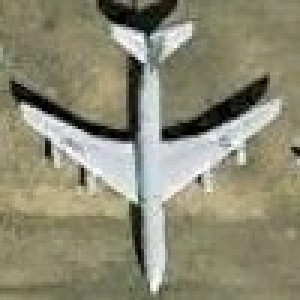
%> input picture project1/objectdetection/src/templateplane_1.jpg, 100 x 100 px (shown 3 times larger); its folder holds only this picture in this run
$ octave project1.m   (GNU Octave 9; MATLAB toolbox functions it lacks are replaced by stand-ins)
%> lines starting %> are read from the running program, lines starting %| are printed output that depends on the picture; in (x1, y1, x2, y2) boxes, pixels count from 0 and x2, y2 are one past the last pixel; in counts of white or black regions, pixels touching at a corner belong together; the program's own positions count from 1
### project1/objectdetection/src/main.m
%%%%%%%%%%%%%%%%%%%  Function main %%%%%%%%%%%%%%%%%%%%%%%%%%%%%%%%%%%%
% Purpose:
%      Detect airplane objects on aerial pictures by template matching
%
% Input Variables:
%      filename    input image to detect objects
%      f_orig      read image
%      M, N, p     image parameters
%      templ_orig  original template images
%      templ       template's gradient magnitude
%
% Returned Results:
%      f_orig       image with object matches
%      result       binary image of NCC scores
%      count        total matches
%      f            gradient magnitude of input image
%      score        NCC score array
%      result_max   post-non-maximum suppresion image
%
% Processing Flow:
%      1.  Read in input image file
%      2.  Smooth, grayscale, compute gradient magnitude of input image
%      3.  For every template,
%               a) read in, smooth, compute gradient magnitude
%               b) perform and save NCC scores
%               c) fill in result binary image with pixels of interest
%      4.  Perform non-maximum suppression
%      5.  Get total count and coordinates for matches
%      6.  Mark and enumerate matches on image
%      7.  Display intermediate and final results
%
%  The following functions are called:
%      emptyarray()     creates empty image
%      gradient_mag()   smooths, grayscale, compute gradient magnitude
%      normxcorr2()     computes NCC scores
%      imresize()       resizes image
%      bwmorph()        performs morphological operations
%      insertShape()    insert shapes on image
%      insertText()     insert text on image
%
%%%%%%%%%%%%%%%%%%%%%%%%%%%%%%%%%%%%%%%%%%%%%%%%%%%%%%%%%%%%%%%%%%%%%%%

function main(filename)

% Read in input image and get diameters
f_orig = imread(filename);
[M, N, p] = size(f_orig);

% Initialize data recording variables and binary image
result = emptyarray(M,N);
matches_coord = [];
count = 0;

% Smooth, grayscale, and compute gradient magnitude of image
f = gradient_mag(f_orig);

% For all templates,
%   Read in, smooth and compute gradient magnitude
F = dir('templateplane_*.jpg');

for ii = 1 : length(F)
    fprintf("Matching template: %s\n",F(ii).name);
    templ_orig = imread(F(ii).name);
    templ = gradient_mag(templ_orig);

    % Perform NCC and save scores
    score = normxcorr2(templ, f);
    score = imresize(score,[M N]);

    % Cycle through NCC score
    %   create binary image from pixels of interest
    for x = 1 : M
        for y = 1 : N
            if score(x,y) >= 0.2 % Score threshold
                result(x,y) = 1;
            end
        end
    end
end

% Perform non-maximal suppresion
result_max = bwmorph(result,'shrink',Inf);

% Get count of and coordinates for matches
for i = 1 : M
    for j = 1 : N
        if result_max(i,j) == 1
            matches_coord = [matches_coord; [j i 10]];
            count = count + 1;
        end
    end
end

% Graphic overlay - mark and enumerate matches

f_orig = insertShape(f_orig,'circle',matches_coord,'LineWidth',5,'Color','red');
f_orig = insertText(f_orig,[N/2 M/2],[count]);

for i = 1 : count
    f_orig = insertText(f_orig,[matches_coord(i,1) matches_coord(i,2)],[i]);
end

% Display intermediate and final results

imtool(templ_orig); % example template
imtool(templ); % template gradient magnitude
imtool(f); % gradient magnitude
imtool(score); % NCC scores
imtool(result); % binary image of NCC scores
imtool(result_max); % post non-max suppression
imtool(f_orig); % final result

### project1/objectdetection/src/emptyarray.m
%%%%%%%%%%%%%  Function emptyarray %%%%%%%%%%%%%%%%%%%%%%%%%%%%%%%%%%%%
% Purpose:
%      Set up an MxN image full of zeros
%
% Input Variables:
%      M, N    rows (M) and columns (N) for the desired image
%      x       x coordinate of a pixel
%      y       y coordinate of a pixel
%
% Returned Results:
%      emptyimage  new image full of all zero's
%
% Processing Flow:
%      1.  Cycle through MxN array and fill with zero's
%
%  The following functions are called:
%      NONE
%
%%%%%%%%%%%%%%%%%%%%%%%%%%%%%%%%%%%%%%%%%%%%%%%%%%%%%%%%%%%%%%%%%%%%%%%

function [emptyimage] = emptyarray(M,N)
for x = 1 : M
    for y = 1 : N
        emptyimage(x,y) = 0;
    end
end

### project1/objectdetection/src/gradient_mag.m
%%%%%%%%%%%%%  Function gradient_mag %%%%%%%%%%%%%%%%%%%%%%%%%%%%%%%%%%%%
% Purpose:
%      Perform operations to smooth and calculate
%             gradient magnitude of an image
%
% Input Variables:
%      f_orig  input image
%
% Returned Results:
%      f       image after image-processing operations
%      Gmag    gradient magnitude array
%      Gdir    gradient direction array
%
% Processing Flow:
%      1.  Smooth
%      2.  Convert to grayscale
%      3.  Calculate gradient magnitude
%
%  The following functions are called:
%      imgaussfilt()    Performs Gaussian smoothing
%      rgb2gray()       Converts to grayscale
%      imgradient()     Calculates gradient magnitude
%      mat2gray()       Converts magnitude to grayscale
%
%%%%%%%%%%%%%%%%%%%%%%%%%%%%%%%%%%%%%%%%%%%%%%%%%%%%%%%%%%%%%%%%%%%%%%%

function [f] = gradient_mag(f_orig)

f = imgaussfilt(f_orig,[2 1]); % Gaussian smoothing
f = rgb2gray(f_orig); % Grayscale
[Gmag, Gdir] = imgradient(f,'sobel'); % Gradient magnitude with Sobel edge operator
f = mat2gray(Gmag);

### project1/objectdetection/src/project1.m
%%%%%%%%%%%%%%%%%%%%%%%  Project 1 %%%%%%%%%%%%%%%%%%%%%%%%%%%%%%%%%%%%
% Purpose:
%      Routine to prompt the user for a desired input image
%
% Input Variables:
%      file_name    input image
%
% Processing Flow:
%      1.  Prompt the user for image
%      2.  Call main with desired image as parameter
%
%  The following functions are called:
%      main
%
%%%%%%%%%%%%%%%%%%%%%%%%%%%%%%%%%%%%%%%%%%%%%%%%%%%%%%%%%%%%%%%%%%%%%%%

clear; % Clear memory

file_name = input('Input: what is the image filename?: ','s');
%> the answer given: templateplane_1.jpg

main(file_name);
%> in main, f_orig is the input picture: size 100x100x3 uint8; mean R, G, B 140.3, 138.1, 116.1
%> after the loop in emptyarray, `for x = 1 : M`: emptyimage: size 100x100 double; every value is 0
%> in gradient_mag, `f = rgb2gray(f_orig);`:
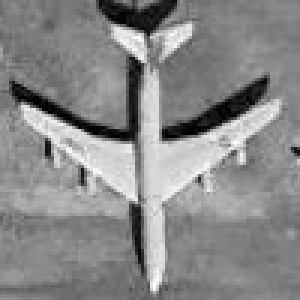
%> f: size 100x100 uint8 (shown 3 times larger); min 0, max 255, mean 136.3
%> in gradient_mag, `[Gmag, Gdir] = imgradient(f,'sobel');`:
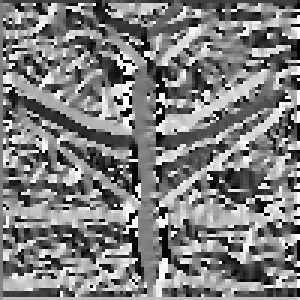
%> Gdir: size 100x100 double (shown 3 times larger); min -180, max 179.9, mean -1.5; drawn with min black and max white
%> in main, `score = imresize(score,[M N]);`:
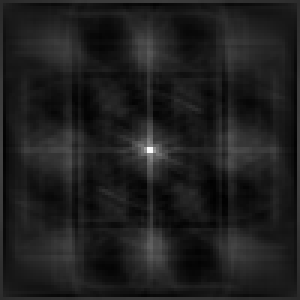
%> score: size 100x100 double (shown 3 times larger); min -0.0777, max 0.558, mean -0.000762; drawn with min black and max white
%> after the loop in main, `for x = 1 : M`:
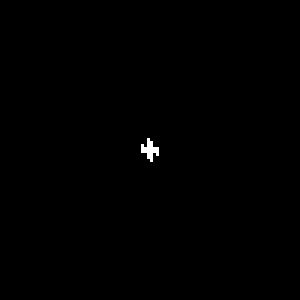
%> result: size 100x100 double (shown 3 times larger); values 0 (black) and 1 (white), 0.24% white in thin lines or dots, all inside (x1, y1, x2, y2) = (47, 46, 53, 54)
%> in main, `result_max = bwmorph(result,'shrink',Inf);`:
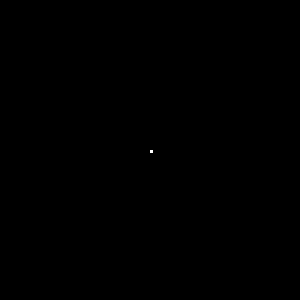
%> result_max: size 100x100 logical (shown 3 times larger); 0.01% white in thin lines or dots, all inside (x1, y1, x2, y2) = (50, 50, 51, 51)
%> after the loop in main, `for i = 1 : M`: count = 1; matches_coord = [51 51 10]
%> the loop in main, `for i = 1 : count` made 1 pass
%> pass 1, in main, `f_orig = insertText(f_orig,[matches_coord(i,1) matches_coord(i,2)],[i]);`:
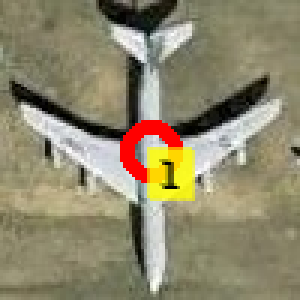
%> f_orig: size 100x100x3 uint8 (shown 3 times larger); mean R, G, B 143, 135.8, 108.5
%> in main, `imtool(score);`:
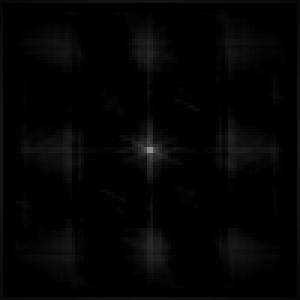
%> displayed picture: size 100x100, on the screen's scale of 0 to 255 (shown 3 times larger); min 0, max 142, mean 3.8

$ run again, on project1/objectdetection/src/templateplane_2.jpg
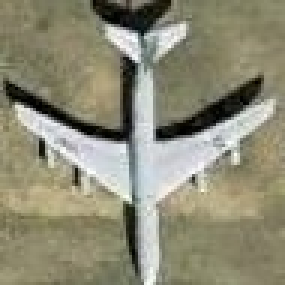
%> input picture project1/objectdetection/src/templateplane_2.jpg, 95 x 95 px (shown 3 times larger)
%> in main, f_orig is the input picture: size 95x95x3 uint8; mean R, G, B 141.4, 139.2, 117.9
%> in main, `score = imresize(score,[M N]);`:
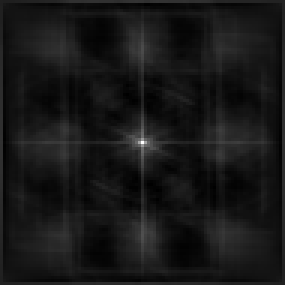
%> score: size 95x95 double (shown 3 times larger); min -0.0779, max 0.761, mean -0.000407; drawn with min black and max white
%> result_max: size 95x95 logical; 0.01% white in thin lines or dots, all inside (x1, y1, x2, y2) = (47, 47, 48, 48)
%> after the loop in main, `for i = 1 : M`: count = 1; matches_coord = [48 48 10]
%> the loop in main, `for i = 1 : count` made 1 pass
%> pass 1, in main, `f_orig = insertText(f_orig,[matches_coord(i,1) matches_coord(i,2)],[i]);`:
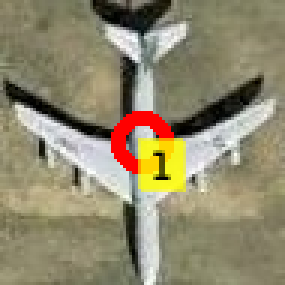
%> f_orig: size 95x95x3 uint8 (shown 3 times larger); mean R, G, B 144.9, 137.1, 109.9
